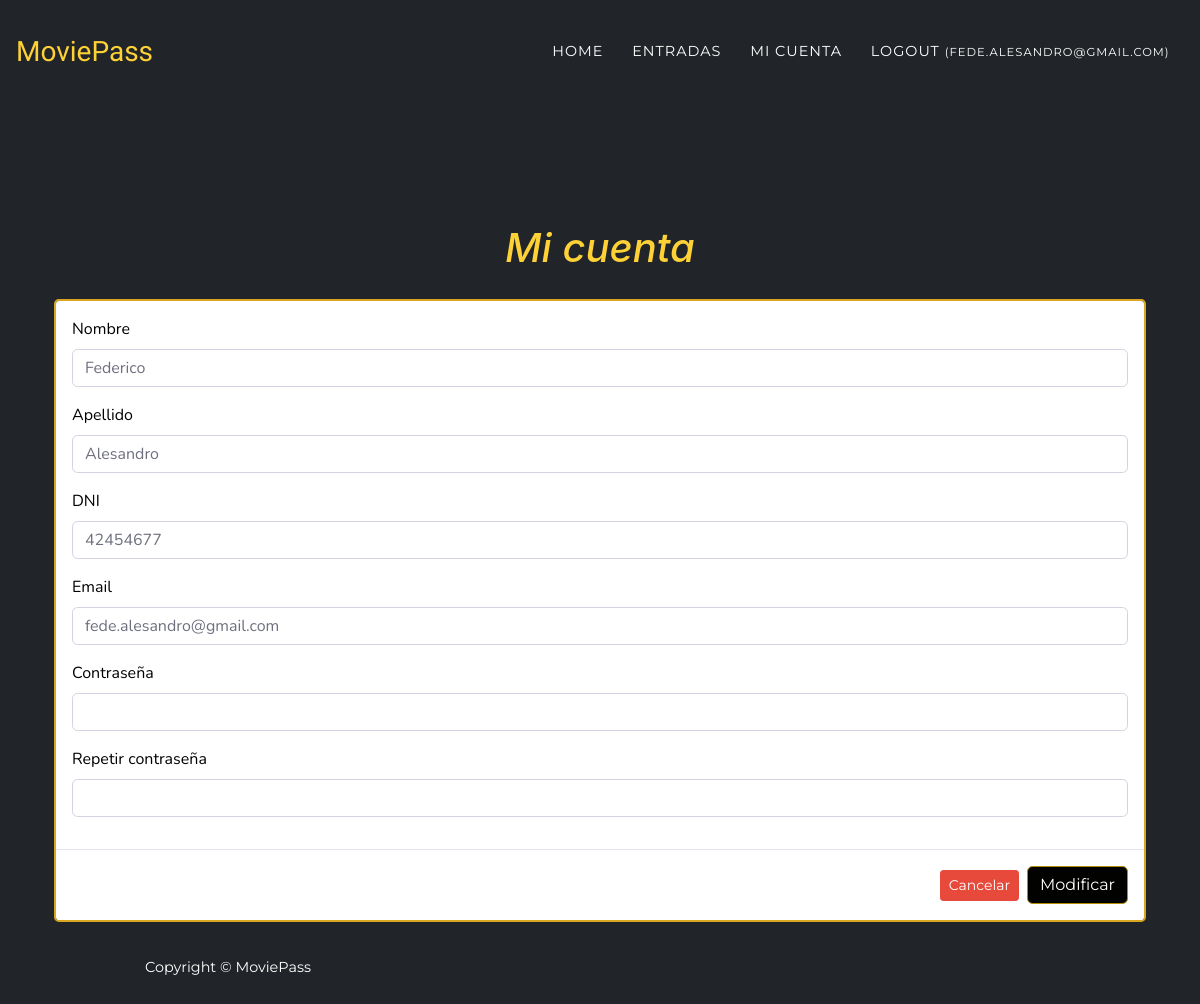
/usuario/index (signed in), run on an earlier commit of the app's database.
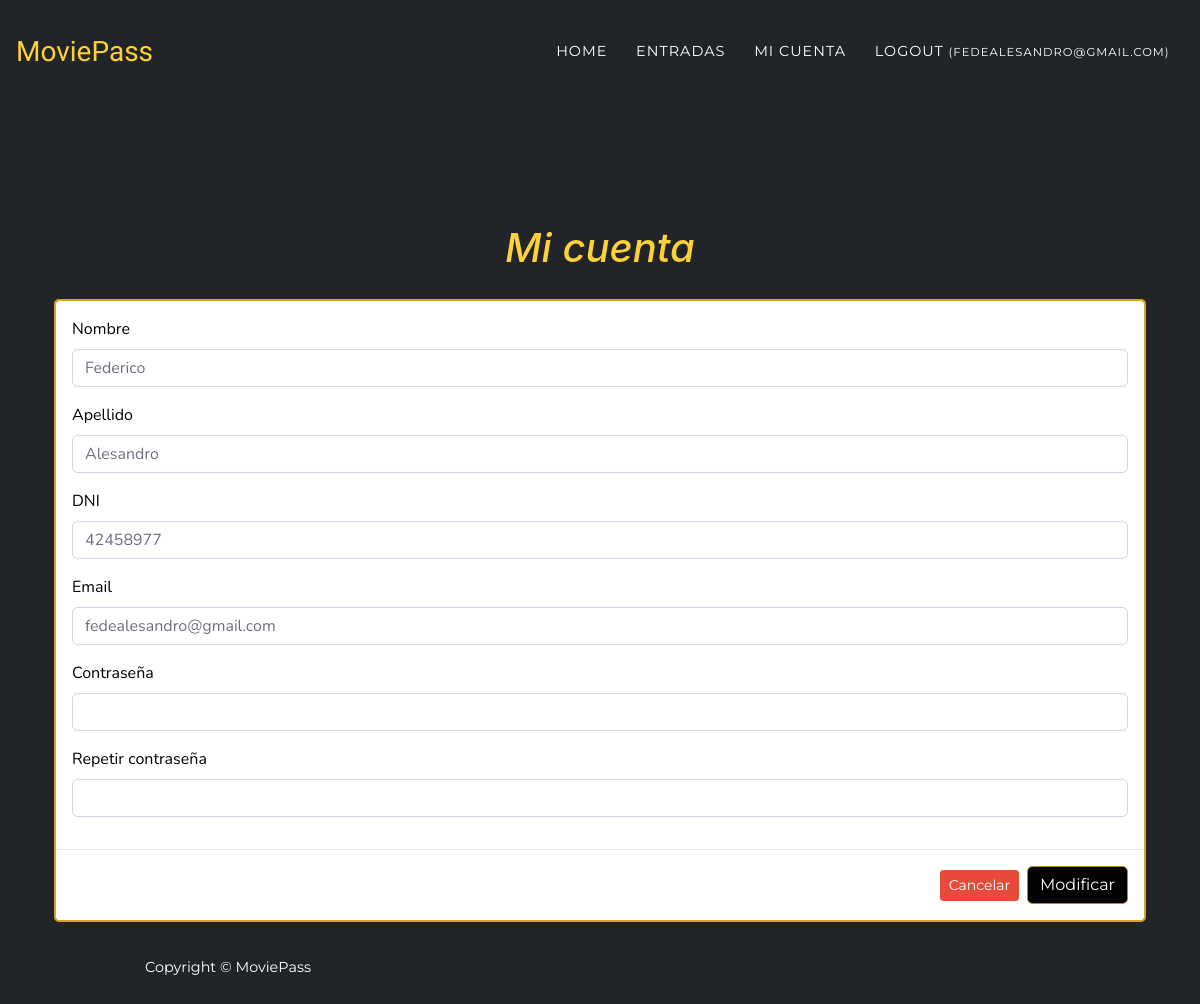
And on a later commit of the database.
### tables this page shows
create table usuarios(
	idUsuario int not null auto_increment,
    nombre varchar (30),
    apellido varchar (30),
    dni int,
    email varchar (45) unique,
    contrasenia varchar (40),
    rol varchar(8),
    baja boolean,
    constraint pkIdUsuario primary key (idUsuario)
);

### index.php (called while the page is built, shortened)
<?php
require "config/autoload.php";
Router::Route(new Request());

### config/autoload.php (called while the page is built, shortened)
<?php
class Autoload
{
    public static function start()
    {
        spl_autoload_register(function ($classNotFound) {
            $url = str_replace("\\", "/", ROOT.$classNotFound)  . ".php";
        });
    }
}

### daoDB/connection.php (called while the page is built, shortened)
<?php namespace daoDB;
class Connection {
     private $pdo = null;
     private static $instance = null;
     public function __construct() {
          try {
               $this->pdo = new \PDO("mysql:host=" . DB_HOST . ";dbname=" . DB_NAME, DB_USER, DB_PASS);
               $this->pdo->setAttribute(\PDO::ATTR_ERRMODE, \PDO::ERRMODE_EXCEPTION);
          } catch (Exception $ex) {
               throw $ex;
          }
     }
     public static function getInstance()
     {
         if(self::$instance == null)
            self::$instance = new Connection();
         return self::$instance;
     }
     public function execute($query, $parameters = array())
     {
          try
          {
               $this->pdoStatement = $this->pdo->prepare($query);
               $this->pdoStatement->execute();
               return $this->pdoStatement->fetchAll();
          }
          catch(Exception $ex)
          {
               throw $ex;
          }
     }
}

### daoDB/usuario.php (called while the page is built, shortened)
<?php
class Usuario implements IDao
{
    public function read($email)
    {
        $sql = "SELECT * FROM usuarios where email = '$email'";
        try {
            $this->connection = Connection::getInstance();
            $resultSet = $this->connection->execute($sql);
        } catch (Exception $ex) {
            throw $ex;
        }
        if (!empty($resultSet)) {
            return $this->mapear($resultSet);
        } else
            return false;
    }
    protected function mapear($value)
    {
        $value = is_array($value) ? $value : [];
        $resp = array_map(function ($p) {
            $perfilUser = new perfilUser($p['nombre'], $p['apellido'], $p['dni']);
            $user = new User($p['email'], $p['contrasenia'], $perfilUser, $p['rol']);
            if ($p['baja'] == 1)
                $user->setBaja(true);
            else
                $user->setBaja(false);
            $user->setIdUsuario($p['idUsuario']);
            return $user;
        }, $value);
        return count($resp) > 1 ? $resp : $resp['0'];
    }
}

### models/usuario.php (called while the page is built, shortened)
<?php
class Usuario
{
    private $email;
    private $perfilUsuario;
    function __construct($email=null, $contrasenia=null, $perfilUsuario=null, $rol=null)
    {
        $this->email = $email;
        $this->perfilUsuario = $perfilUsuario;
    }
    public function getEmail()
    {
        return $this->email;
    }
    public function getPerfilUsuario()
    {
        return $this->perfilUsuario;
    }
}

### models/perfiluser.php (called while the page is built, shortened)
<?php
class PerfilUser
{
    private $nombre;
    private $apellido;
    private $dni;
    function __construct($nombre, $apellido, $dni)
    {
        $this->nombre=$nombre;
        $this->apellido=$apellido;
        $this->dni=$dni;
    }
    public function getNombre()
    {
        return $this->nombre;
    }
    public function getApellido()
    {
        return $this->apellido;
    }
    public function getDni()
    {
        return $this->dni;
    }
}

### views/miCuenta.php (the view, shortened to what this page needs)
<?php
    $userDao = new UserDao();
    $user = $userDao->read($_SESSION["loggedEmail"]);
    $perfilUser = $user->getPerfilUsuario();
?>
<br> <br> <br> <br>
<header class="formularios">
    <div class="container">
        <div class="intro-text">
            <div class="intro-heading">Mi cuenta</div>
        </div>
    </div>
</header>
<div class=container>
    <form class="modal-content" style="border: 2px solid goldenrod; color:black;" action="<?php echo (FRONT_ROOT) ?>/usuario/updateAccount" method="POST">
        <div class="modal-body">
            <div class="form-group">
                <label>Nombre</label>
                <input type="text" class="form-control" value=<?php echo($perfilUser->getNombre())?> name="name" maxlength="30" pattern="[A-Za-z]{1-30}" title="Solo puede ingresar letras" />
            </div>
            <div class="form-group">
                <label>Apellido</label>
                <input type="text" class="form-control" value=<?php echo($perfilUser->getApellido())?> name="apellido" maxlength="30" pattern="[A-Za-z]{1-30}" title="Solo puede ingresar letras" />
            </div>
            <div class="form-group">
                <label>DNI</label>
                <input type="number" class="form-control" value=<?php echo($perfilUser->getDni())?> name="dni" step=1 min=1000000 max=99999999 />
            </div>
            <div class="form-group">
                <label>Email</label>
                <input type="email" class="form-control" value=<?php echo($user->getEmail())?> name="email" maxlength="45" />
            </div>
            <div class="form-group">
                <label>Contraseña</label>
                <input type="password" class="form-control" name="pass" maxlength="40" />
            </div>
            <div class="form-group">
                <label>Repetir contraseña</label>
                <input type="password" class="form-control" name="passrepeated" maxlength="40" />
            </div>
        </div>
        <div class="modal-footer">
            <a class="btn btn-danger btn-sm" href="<?php echo (FRONT_ROOT) ?>/home/index">Cancelar</a>
            <button type="submit" class="btn btn-primary">Modificar</button>
        </div>
    </form>
</div>

### config/router.php (shortened to what this page needs)
<?php namespace config;
    class Router {
        public static function route(Request $request) {
            $method = $request->getMethod();
            $parameters = $request->getParameters();
            $instance = new $class;
            if(!isset($parameters)) {
                call_user_func(array($instance, $method));
            } else {
                call_user_func_array(array($instance, $method), $parameters);
            }
        }
    }
?>

### views/header.php (shortened to what this page needs)
<!DOCTYPE html>
<html lang="es">
<head>
  <link href="<?php echo (ASSETS_PATH) ?>/vendor/bootstrap/css/bootstrap.min.css" rel="stylesheet">
  <link href="<?php echo (ASSETS_PATH) ?>/vendor/fontawesome-free/css/all.min.css" rel="stylesheet" type="text/css">
  <link href="<?php echo (ASSETS_PATH) ?>/vendor/fontawesome-free/css/all.min.css" rel="stylesheet" type="text/css">
  <?php
    if (isset($_SESSION["loggedRole"]) &&  $_SESSION["loggedRole"] == "cliente"){
      ?>
    <link href="<?php echo (ASSETS_PATH) ?>/css/agency.css" rel="stylesheet">
  <?php
    } else {
      if ($_SERVER["REQUEST_URI"] == "/movie-pass/home/index") {?>
        <link href="<?php echo (ASSETS_PATH) ?>/css/agency.css" rel="stylesheet">
      <?php }
      else { ?>
      <link href="<?php echo (ASSETS_PATH) ?>/css/agency.css" rel="stylesheet">
      <link href="<?php echo (ASSETS_PATH) ?>/css/sb-admin-2.css" rel="stylesheet">
  <?php }
    } ?>
  <link href="<?php echo (ASSETS_PATH) ?>/vendor/datatables/dataTables.bootstrap4.min.css" rel="stylesheet">
</head>
<body id="page-top">

### controllers/usuarioController.php (shortened to what this page needs)
<?php
class UsuarioController
{
    public function index($msg=null){
        include_once(VIEWS.'/header.php');
        if ($_SESSION['loggedRole'] == 'admin'){
            include_once(VIEWS.'/navAdmin.php');
            if (!isset($_GET["action"]))
                include_once(VIEWS.'/adminAdd.php');
            else
                include_once(VIEWS.'/miCuenta.php');
        } else {
            include_once(VIEWS.'/navClient.php');
            include_once(VIEWS.'/miCuenta.php');
        }
        include_once(VIEWS.'/footer.php');
    }
}

### views/navClient.php
<nav class="navbar navbar-expand-lg navbar-dark fixed-top" id="mainNav">
    <a class="navbar-brand js-scroll-trigger" href="<?php echo (FRONT_ROOT) ?>/home/index">MoviePass</a>
    <div class="collapse navbar-collapse" id="navbarResponsive">
        <ul class="navbar-nav text-uppercase ml-auto">
            <li class="nav-item">
                <a class="nav-link js-scroll-trigger" href="<?php echo (FRONT_ROOT) ?>/home/index">Home</a>
            </li>
            <li class="nav-item">
                <a class="nav-link js-scroll-trigger" href="<?php echo (FRONT_ROOT) ?>/entrada/index">Entradas</a>
            </li>
            <li class="nav-item">
                <a class="nav-link js-scroll-trigger" href="<?php echo (FRONT_ROOT) ?>/usuario/index">Mi cuenta</a>
            </li>
            <li class="nav-item">
                <a class="nav-link js-scroll-trigger" href="<?php echo (FRONT_ROOT) ?>/home/logout">Logout <?php echo(" ");?><small><?php echo("(".$_SESSION["loggedEmail"].")"); ?></small></a>
            </li>
        </ul>
    </div>
</nav>

### views/footer.php (shortened to what this page needs)
<footer class="footer">
    <div class="container">
        <div class="row align-items-center">
            <div class="col-md-4">
                <?php
                if (!isset($_SESSION["loggedRole"])) {
                ?>
                    <span style="color:white;" class="copyright">Copyright &copy; MoviePass</span>
                <?php
                }
                ?>
            </div>
        </div>
    </div>
</footer>
</body>
</html>

### assets/css/agency.css (style rules this page uses)
body { overflow-x: hidden; font-family: 'Roboto Slab', -apple-system, BlinkMacSystemFont, 'Segoe UI', Roboto, 'Helvetica Neue', Arial, sans-serif, 'Apple Color Emoji', 'Segoe UI Emoji', 'Segoe UI Symbol', 'Noto Color Emoji'; }
a { color: #fed136; }
.btn { font-family: 'Montserrat', -apple-system, BlinkMacSystemFont, 'Segoe UI', Roboto, 'Helvetica Neue', Arial, sans-serif, 'Apple Color Emoji', 'Segoe UI Emoji', 'Segoe UI Symbol', 'Noto Color Emoji'; font-weight: 700; }
.btn-primary { background-color: #020201; border-color: #b38d05; }
#mainNav { background-color: #212529; }
#mainNav .navbar-brand { color: #fed136; font-family: 'Kaushan Script', -apple-system, BlinkMacSystemFont, 'Segoe UI', Roboto, 'Helvetica Neue', Arial, sans-serif, 'Apple Color Emoji', 'Segoe UI Emoji', 'Segoe UI Symbol', 'Noto Color Emoji'; }
#mainNav .navbar-nav .nav-item .nav-link { font-size: 90%; font-weight: 400; padding: 0.75em 0; letter-spacing: 1px; color: white; font-family: 'Montserrat', -apple-system, BlinkMacSystemFont, 'Segoe UI', Roboto, 'Helvetica Neue', Arial, sans-serif, 'Apple Color Emoji', 'Segoe UI Emoji', 'Segoe UI Symbol', 'Noto Color Emoji'; }
@media (min-width: 992px) { #mainNav { padding-top: 25px; padding-bottom: 25px; transition: padding-top 0.3s, padding-bottom 0.3s; border: none; background-color: transparent; } }
@media (min-width: 992px) { #mainNav .navbar-brand { font-size: 1.75em; transition: all 0.3s; } }
@media (min-width: 992px) { #mainNav .navbar-nav .nav-item .nav-link { padding: 1.1em 1em !important; } }
header.formularios { text-align: center; color: #fed136; background-repeat: no-repeat; background-attachment: scroll; background-position: center bottom; background-size: cover; }
header.formularios .intro-text { padding-top: 1px; padding-bottom: 1px; }
header.formularios .intro-text .intro-heading { font-size: 50px; font-weight: 700; line-height: 50px; margin-bottom: 25px; font-family: 'Montserrat', -apple-system, BlinkMacSystemFont, 'Segoe UI', Roboto, 'Helvetica Neue', Arial, sans-serif, 'Apple Color Emoji', 'Segoe UI Emoji', 'Segoe UI Symbol', 'Noto Color Emoji'; }
@media (min-width: 768px) { header.formularios .intro-text { padding-top: 150px; padding-bottom: 50px; } }
@media (min-width: 768px) { header.formularios .intro-text .intro-heading { font-size: 40px; font-style: italic; font-weight: 500; line-height: 1px; margin-top: 1px; margin-bottom: 1px; font-family: 'Droid Serif', -apple-system, BlinkMacSystemFont, 'Segoe UI', Roboto, 'Helvetica Neue', Arial, sans-serif, 'Apple Color Emoji', 'Segoe UI Emoji', 'Segoe UI Symbol', 'Noto Color Emoji'; } }
.footer { padding: 25px 0; text-align: center; }
.footer span.copyright { font-size: 90%; line-height: 40px; text-transform: none; font-family: 'Montserrat', -apple-system, BlinkMacSystemFont, 'Segoe UI', Roboto, 'Helvetica Neue', Arial, sans-serif, 'Apple Color Emoji', 'Segoe UI Emoji', 'Segoe UI Symbol', 'Noto Color Emoji'; }

### views/miCuenta.php (style rules this page uses)
body { background-color: #212529; }

What changed in the data, as far as the page shows it:
changed usuarios "Federico": dni "42454677" → "42458977"; email "fede.alesandro@gmail.com" → "fedealesandro@gmail.com"
Also different on the page:
$_SESSION["loggedEmail"]: "FEDE.ALESANDRO@GMAIL.COM" → "FEDEALESANDRO@GMAIL.COM"
